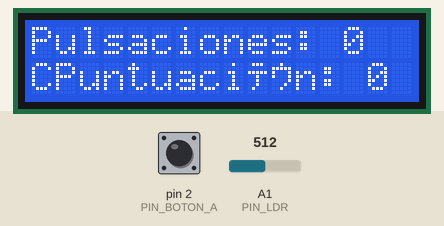
This sketch was run on a simulated Arduino Uno, built with avr-gcc and run on an emulated ATmega328P. On the bench: 16×2 character LCD. Inputs (shaded band) come from the test bench; at power-on: pin 2 (PIN_BOTON_A) HIGH, A1 (PIN_LDR) = 512. What the sketch prints to the serial monitor is not drawn.

Above: at 1.2 s.
1.3 s: pin 2 (PIN_BOTON_A) pulled LOW for 0.15 s
At 2.7 s:
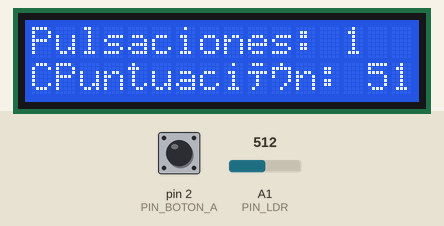
3.0 s: pin 2 (PIN_BOTON_A) pulled LOW for 1 s
At 4.4 s:
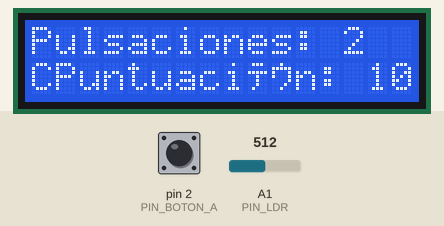
Timing chart, 0 to 6.0 s (numbered marks = the images above; inputs shaded):
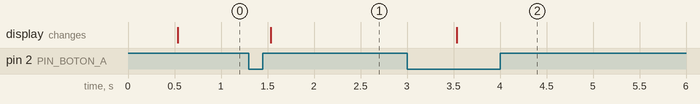

The sketch:

Ejercicio08-Puntuaciones.ino
```cpp
//Temporizador mostrar datos
#include <MsTimer2.h>
//Librerías pantalla LCD
#include <Wire.h>
#include <LiquidCrystal_I2C.h>

#define PIN_LDR A1
#define PIN_BOTON_A 2

long puntuacion = 0;
int pulsaciones_a;

boolean anterior_a;

//Objeto pantalla
LiquidCrystal_I2C lcd(0x27, 16, 2); // set the LCD address to 0x27 for a 16 chars and 2 line display

void setup() {
  Serial.begin(9600);

  pinMode(PIN_BOTON_A, INPUT_PULLUP);
  anterior_a = digitalRead(PIN_BOTON_A);

  MsTimer2::set(500, muestra_datos); // 500ms period
  MsTimer2::start();

  //Inicializo pantalla
  lcd.init();
  lcd.backlight();
}

void loop() {
  boolean estado_a = digitalRead(PIN_BOTON_A);

  if (anterior_a != estado_a) {
    if (estado_a == LOW) {  //flanco descendente pull-up
      Serial.println(F("Pulsado boton A"));
      pulsaciones_a++;
      if (pulsaciones_a > 8) {
        puntuacion = 0;
        pulsaciones_a = 1;
      }
      int sensorValue = analogRead(PIN_LDR);
      puntuacion += sensorValue * 10;
    }
  }

  anterior_a = estado_a;
  delay(50); //Evitar rebotes
}


void muestra_datos()
{
  Serial.println("Pulsaciones: " + String(pulsaciones_a));
  Serial.println("Puntuación: " + String(puntuacion));
  Serial.println("Valor LDR: " + String(analogRead(PIN_LDR)));

  lcd.clear();
  lcd.setCursor(0, 0);
  lcd.print("Pulsaciones: ");
  lcd.print(pulsaciones_a);
  lcd.setCursor(0, 1);
  lcd.print("CPuntuación: ");
  lcd.print(puntuacion);
}
```

Measured:
- after the input at 1.3 s, the display: changes after 0.24 s (image 1)
- after the input at 3.0 s, the display: changes after 0.54 s (image 2)
